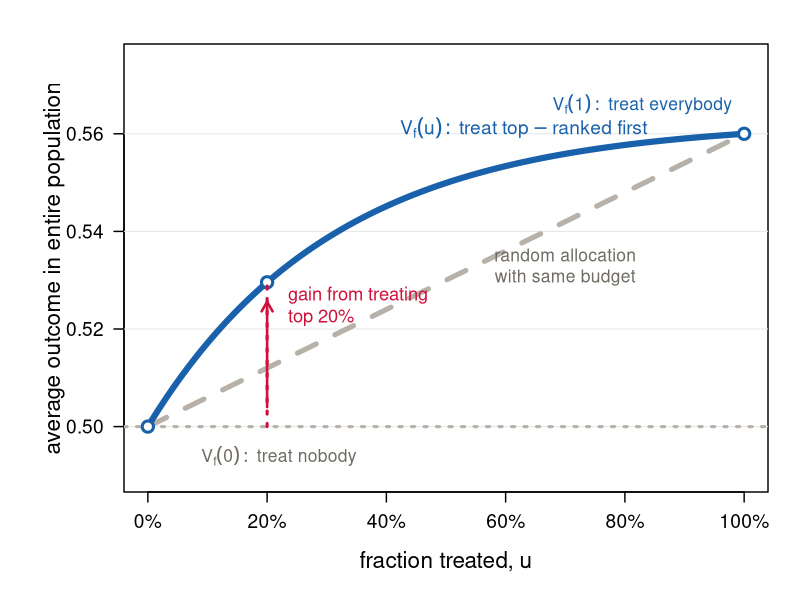

Reproduce this figure in R.
out <- "lectures/day41-prediction/figs/rate_policy_value_curve.png"

png(out, width = 1600, height = 900, res = 160)

par(
  mar = c(5.4, 6.2, 2.2, 1.6),
  bg = "white",
  family = "sans"
)

u <- seq(0, 1, length.out = 401)
base <- 0.50
ate <- 0.06

v_random <- base + ate * u
v_rank <- base + ate * (1 - exp(-3.2 * u)) / (1 - exp(-3.2))

plot(
  u,
  v_rank,
  type = "n",
  xlim = c(0, 1),
  ylim = c(0.49, 0.575),
  xlab = "fraction treated, u",
  ylab = "average outcome in entire population",
  axes = FALSE,
  cex.lab = 1.35
)

axis(
  1,
  at = seq(0, 1, 0.2),
  labels = paste0(seq(0, 100, 20), "%"),
  lwd = 1.4,
  cex.axis = 1.15
)
axis(
  2,
  at = seq(0.50, 0.57, 0.02),
  las = 1,
  lwd = 1.4,
  cex.axis = 1.15
)
box(lwd = 1.4)
grid(nx = NA, ny = NULL, col = "#E6E6E6", lty = 1)

abline(h = base, col = "#B7B1A9", lwd = 3, lty = 3)
lines(u, v_random, col = "#B7B1A9", lwd = 5, lty = 2)
lines(u, v_rank, col = "#1961AB", lwd = 6)

points(
  c(0, 0.2, 1),
  approx(u, v_rank, c(0, 0.2, 1))$y,
  pch = 21,
  bg = "white",
  col = "#1961AB",
  lwd = 3,
  cex = 1.5
)

segments(
  0.2,
  base,
  0.2,
  approx(u, v_rank, 0.2)$y,
  col = "#D0103A",
  lwd = 3,
  lty = 3
)
arrows(
  0.2,
  base + 0.004,
  0.2,
  approx(u, v_rank, 0.2)$y - 0.004,
  col = "#D0103A",
  lwd = 2.5,
  length = 0.11
)

text(
  0.235,
  0.525,
  "gain from treating\ntop 20%",
  col = "#D0103A",
  adj = c(0, 0.5),
  cex = 1.1
)
text(
  0.63,
  approx(u, v_rank, 0.63)$y + 0.007,
  expression(V[f](u):~treat~top-ranked~first),
  col = "#1961AB",
  cex = 1.15
)
text(
  0.70,
  approx(u, v_random, 0.70)$y - 0.009,
  "random allocation\nwith same budget",
  col = "#6F6A63",
  cex = 1.05
)
text(
  0.22,
  base - 0.006,
  expression(V[f](0):~treat~nobody),
  col = "#6F6A63",
  cex = 1.05
)
text(
  0.98,
  base + ate + 0.004,
  expression(V[f](1):~treat~everybody),
  col = "#1961AB",
  adj = c(1, 0),
  cex = 1.05
)

dev.off()
